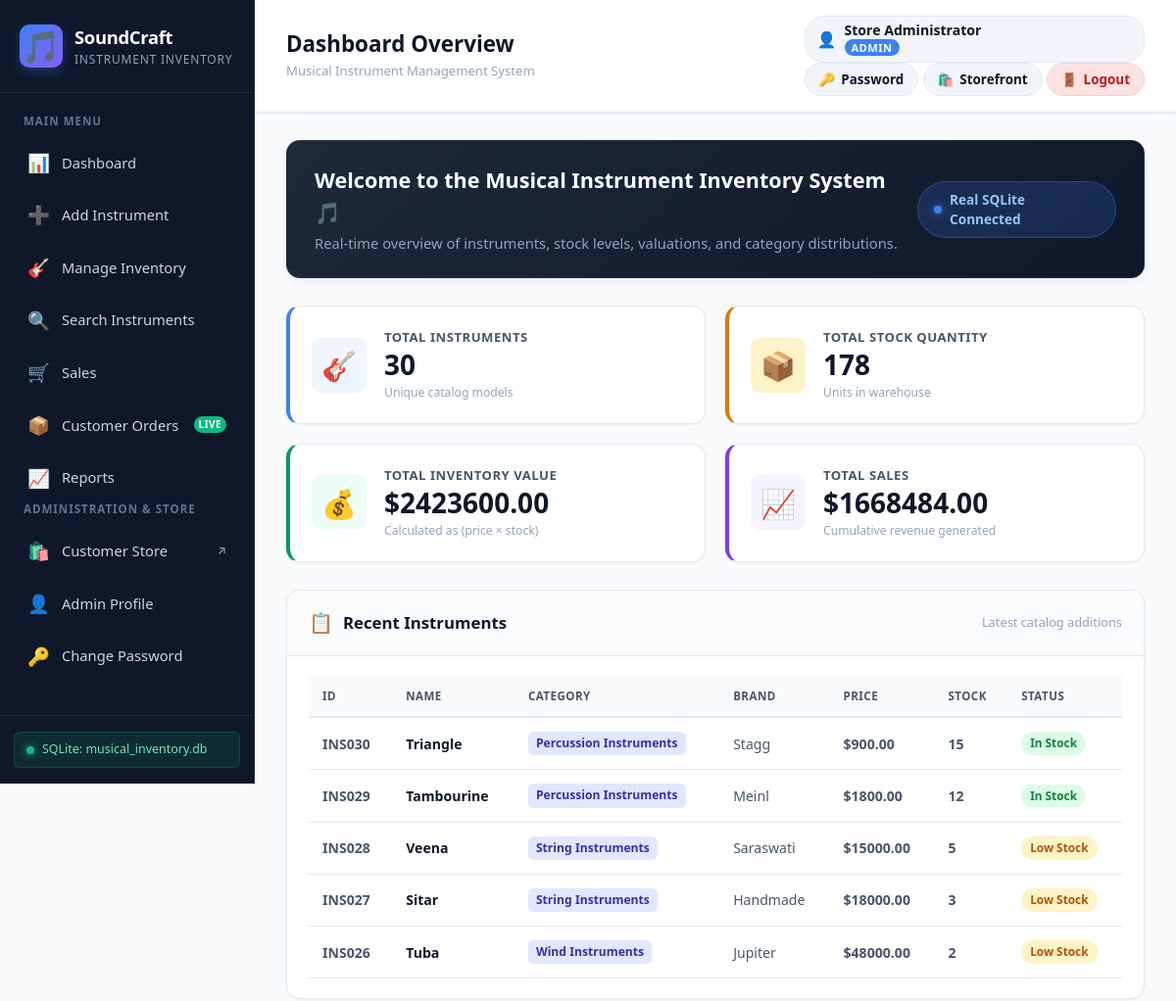
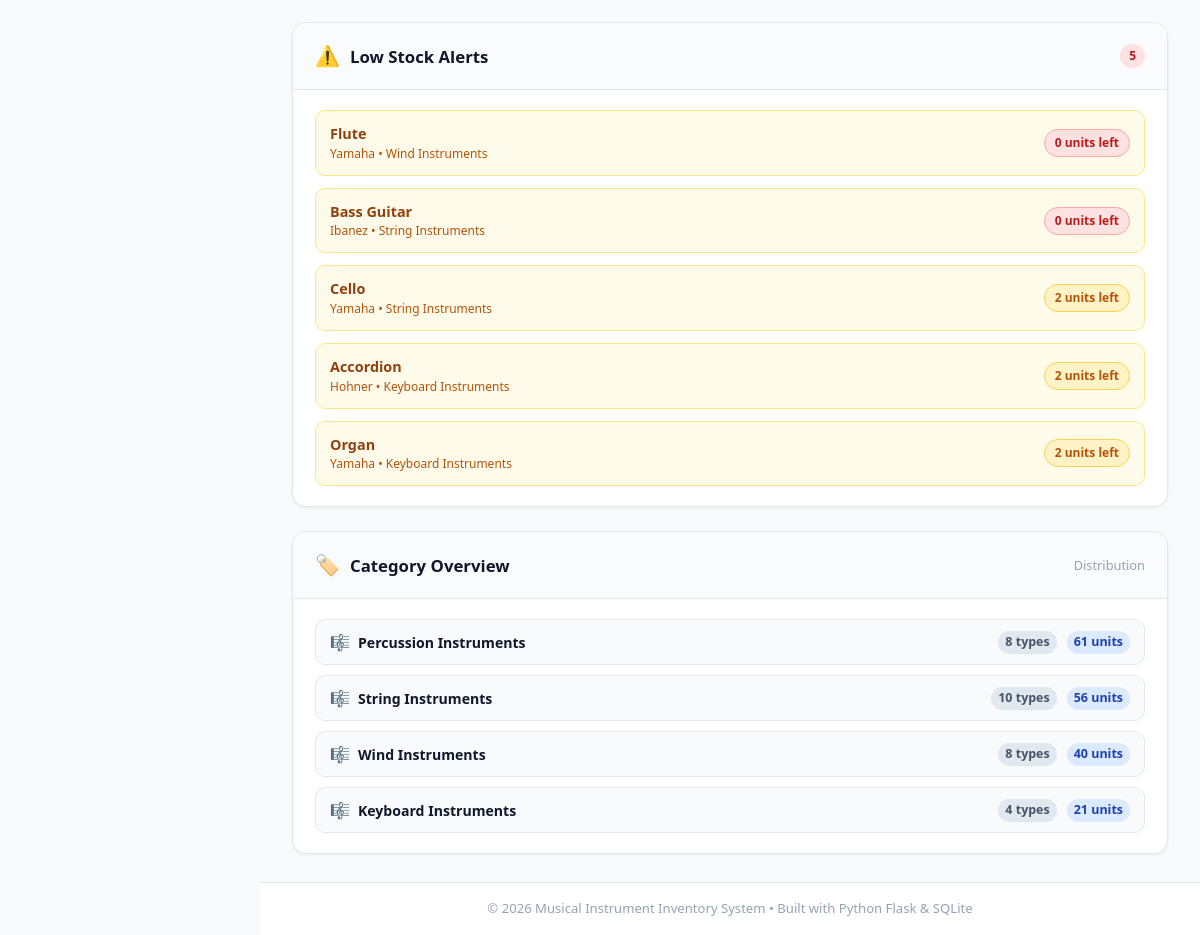
The app's page /dashboard (signed in) with its own data (2 pictures, top to bottom).
### tables this page shows
CREATE TABLE "instruments" (
                instrument_id TEXT PRIMARY KEY,
                name TEXT NOT NULL,
                category TEXT NOT NULL,
                brand TEXT NOT NULL,
                price REAL NOT NULL CHECK (price >= 0),
                quantity INTEGER NOT NULL CHECK (quantity >= 0)
            , image_url TEXT DEFAULT 'images/instruments/default_instrument.svg', description TEXT DEFAULT '', use_case TEXT DEFAULT '', specifications TEXT DEFAULT '');

### app.py (the view)
@app.route('/dashboard')
@login_required
def dashboard():
    stats = get_dashboard_stats()
    return render_template('index.html', stats=stats)

### app.py (called while the page is built)
@app.context_processor
def inject_cart_info():
    cart = session.get('cart', {})
    cart_count = sum(cart.values()) if isinstance(cart, dict) else 0
    return dict(cart_count=cart_count)

def login_required(f):
    @wraps(f)
    def decorated_function(*args, **kwargs):
        if 'user_id' not in session:
            flash("Please log in as an administrator to access this page.", "warning")
            return redirect(url_for('login', next=request.path))
        if session.get('role') != 'Admin':
            flash("Access Denied: You do not have administrator permissions to access this page.", "danger")
            return redirect(url_for('customer_store'))
        return f(*args, **kwargs)
    return decorated_function

### database.py (called while the page is built)
def get_db_connection(db_path=DATABASE_PATH):
    conn = sqlite3.connect(db_path)
    conn.execute("PRAGMA foreign_keys = ON;")
    conn.row_factory = sqlite3.Row
    return conn

def close_db_connection(conn):
    if conn:
        conn.close()

### templates/index.html (shortened to what this page needs)
{% extends "base.html" %}
{% block page_title %}Dashboard Overview{% endblock %}
{% block content %}
<div class="dashboard-container">
    <div class="welcome-banner">
        <div class="banner-text">
            <h2>Welcome to the Musical Instrument Inventory System 🎵</h2>
            <p>Real-time overview of instruments, stock levels, valuations, and category distributions.</p>
        </div>
        <div class="banner-badge">
            <span class="pulse-indicator"></span> Real SQLite Connected
        </div>
    </div>
    <section class="cards-grid">
        <div class="summary-card card-blue">
            <div class="card-icon-wrapper">
                <span class="card-emoji">🎸</span>
            </div>
            <div class="card-content">
                <span class="card-label">Total Instruments</span>
                <h3 class="card-value">{{ stats.total_instruments }}</h3>
                <span class="card-desc">Unique catalog models</span>
            </div>
        </div>
        <div class="summary-card card-amber">
            <div class="card-icon-wrapper">
                <span class="card-emoji">📦</span>
            </div>
            <div class="card-content">
                <span class="card-label">Total Stock Quantity</span>
                <h3 class="card-value">{{ stats.total_quantity }}</h3>
                <span class="card-desc">Units in warehouse</span>
            </div>
        </div>
        <div class="summary-card card-green">
            <div class="card-icon-wrapper">
                <span class="card-emoji">💰</span>
            </div>
            <div class="card-content">
                <span class="card-label">Total Inventory Value</span>
                <h3 class="card-value">${{ "%.2f"|format(stats.total_inventory_value) }}</h3>
                <span class="card-desc">Calculated as (price &times; stock)</span>
            </div>
        </div>
        <div class="summary-card card-purple">
            <div class="card-icon-wrapper">
                <span class="card-emoji">📈</span>
            </div>
            <div class="card-content">
                <span class="card-label">Total Sales</span>
                <h3 class="card-value">${{ "%.2f"|format(stats.total_sales) }}</h3>
                <span class="card-desc">Cumulative revenue generated</span>
            </div>
        </div>
    </section>
    <div class="dashboard-grid-split">
        <div class="panel main-panel">
            <div class="panel-header">
                <div class="panel-title-group">
                    <span class="panel-icon">📋</span>
                    <h3>Recent Instruments</h3>
                </div>
                <span class="panel-subtext">Latest catalog additions</span>
            </div>
            <div class="panel-body">
                {% if stats.recent_instruments and stats.recent_instruments|length > 0 %}
                <div class="table-responsive">
                    <table class="data-table">
                        <thead>
                            <tr>
                                <th>ID</th>
                                <th>Name</th>
                                <th>Category</th>
                                <th>Brand</th>
                                <th>Price</th>
                                <th>Stock</th>
                                <th>Status</th>
                            </tr>
                        </thead>
                        <tbody>
                            {% for inst in stats.recent_instruments %}
                            <tr>
                                <td class="col-id">{% if inst['instrument_id']|string|first in '0123456789' %}#{{ inst['instrument_id'] }}{% else %}{{ inst['instrument_id'] }}{% endif %}</td>
                                <td class="col-name"><strong>{{ inst['name'] }}</strong></td>
                                <td><span class="tag-category">{{ inst['category'] }}</span></td>
                                <td>{{ inst['brand'] }}</td>
                                <td class="col-price">${{ "%.2f"|format(inst['price']) }}</td>
                                <td class="col-qty">{{ inst['quantity'] }}</td>
                                <td>
                                    {% if inst['quantity'] == 0 %}
                                    <span class="badge-status badge-out">Out of Stock</span>
                                    {% elif inst['quantity'] <= 5 %}
                                    <span class="badge-status badge-low">Low Stock</span>
                                    {% else %}
                                    <span class="badge-status badge-in">In Stock</span>
                                    {% endif %}
                                </td>
                            </tr>
                            {% endfor %}
                        </tbody>
                    </table>
                </div>
                {% else %}
                <div class="empty-state">
                    <div class="empty-icon">🎺</div>
                    <h4>No Instruments in Inventory</h4>
                    <p>The database is currently empty. Instruments added in future steps will appear here automatically.</p>
                </div>
                {% endif %}
            </div>
        </div>
        <div class="panel-sidebar-stack">
            <div class="panel alert-panel">
                <div class="panel-header">
                    <div class="panel-title-group">
                        <span class="panel-icon">⚠️</span>
                        <h3>Low Stock Alerts</h3>
                    </div>
                    <span class="badge-count">{{ stats.low_stock_instruments|length }}</span>
                </div>
                <div class="panel-body">
                    {% if stats.low_stock_instruments and stats.low_stock_instruments|length > 0 %}
                    <ul class="alert-list">
                        {% for item in stats.low_stock_instruments %}
                        <li class="alert-item">
                            <div class="alert-info">
                                <span class="alert-name">{{ item['name'] }}</span>
                                <span class="alert-meta">{{ item['brand'] }} &bull; {{ item['category'] }}</span>
                            </div>
                            <div class="alert-qty-badge {% if item['quantity'] == 0 %}out-of-stock{% else %}crit-stock{% endif %}">
                                {{ item['quantity'] }} units left
                            </div>
                        </li>
                        {% endfor %}
                    </ul>
                    {% else %}
                    <div class="empty-state-mini">
                        <span class="check-icon">✅</span>
                        <p>No low stock warnings. All items have 5+ units or database is fresh.</p>
                    </div>
                    {% endif %}
                </div>
            </div>
            <div class="panel category-panel">
                <div class="panel-header">
                    <div class="panel-title-group">
                        <span class="panel-icon">🏷️</span>
                        <h3>Category Overview</h3>
                    </div>
                    <span class="panel-subtext">Distribution</span>
                </div>
                <div class="panel-body">
                    {% if stats.category_summary and stats.category_summary|length > 0 %}
                    <ul class="category-list">
                        {% for cat in stats.category_summary %}
                        <li class="category-item">
                            <div class="cat-left">
                                <span class="cat-bullet">🎼</span>
                                <span class="cat-name">{{ cat['category'] }}</span>
                            </div>
                            <div class="cat-stats">
                                <span class="cat-items">{{ cat['item_count'] }} types</span>
                                <span class="cat-units">{{ cat['total_stock'] }} units</span>
                            </div>
                        </li>
                        {% endfor %}
                    </ul>
                    {% else %}
                    <div class="empty-state-mini">
                        <span class="check-icon">🎻</span>
                        <p>No category breakdown available yet.</p>
                    </div>
                    {% endif %}
                </div>
            </div>
        </div>
    </div>
</div>
{% endblock %}

### records on screen
instruments: instrument_id "INS030", name "Triangle", category "Percussion Instruments", brand "Stagg", price "900.00", quantity "15", shows "In Stock"
instruments: instrument_id "INS029", name "Tambourine", category "Percussion Instruments", brand "Meinl", price "1800.00", quantity "12", shows "In Stock"
instruments: instrument_id "INS028", name "Veena", category "String Instruments", brand "Saraswati", price "15000.00", quantity "5", shows "Low Stock"
instruments: instrument_id "INS027", name "Sitar", category "String Instruments", brand "Handmade", price "18000.00", quantity "3", shows "Low Stock"
instruments: instrument_id "INS026", name "Tuba", category "Wind Instruments", brand "Jupiter", price "48000.00", quantity "2", shows "Low Stock"
instruments: name "Flute", brand "Yamaha", category "Wind Instruments", quantity "0"
instruments: name "Bass Guitar", brand "Ibanez", category "String Instruments", quantity "0"
instruments: name "Cello", brand "Yamaha", category "String Instruments", quantity "2"
instruments: name "Accordion", brand "Hohner", category "Keyboard Instruments", quantity "2"
instruments: name "Organ", brand "Yamaha", category "Keyboard Instruments", quantity "2"

### other values on screen
{{ session.get('full_name') or session.get('username', 'Admin') }} "Store Administrator"
{{ session.get('role', 'Admin') }} "ADMIN"
{{ stats.total_instruments }} "30"
{{ stats.total_quantity }} "178"
{{ "%.2f"|format(stats.total_inventory_value) }} "2423600.00"
{{ "%.2f"|format(stats.total_sales) }} "1668484.00"
{{ stats.low_stock_instruments|length }} "5"
{{ cat['category'] }} "Percussion Instruments" "String Instruments" "Wind Instruments" "Keyboard Instruments"
{{ cat['item_count'] }} "8" "10" "8" "4"
{{ cat['total_stock'] }} "61" "56" "40" "21"
